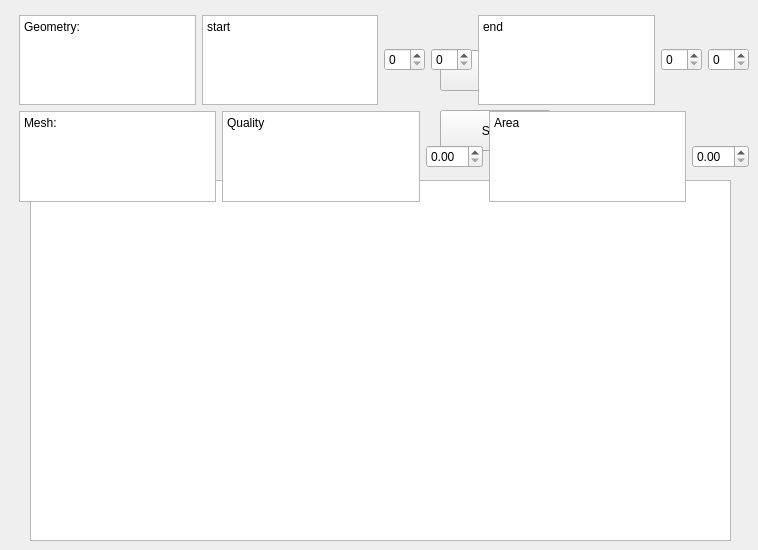
       <widget class="QWidget" name="Domain_Mesh">
        <attribute name="title">
         <string>Domain and Mesh</string>
        </attribute>
        <widget class="QPushButton" name="pushButton_4">
         <property name="geometry">
          <rect>
           <x>440</x>
           <y>50</y>
           <width>111</width>
           <height>41</height>
          </rect>
         </property>
         <property name="text">
          <string>Apply</string>
         </property>
        </widget>
        <widget class="QPushButton" name="pushButton_8">
         <property name="geometry">
          <rect>
           <x>440</x>
           <y>110</y>
           <width>111</width>
           <height>41</height>
          </rect>
         </property>
         <property name="text">
          <string>Save</string>
         </property>
        </widget>
        <widget class="QListView" name="listView_2">
         <property name="geometry">
          <rect>
           <x>30</x>
           <y>180</y>
           <width>701</width>
           <height>361</height>
          </rect>
         </property>
        </widget>
        <widget class="QWidget" name="layoutWidget">
         <property name="geometry">
          <rect>
           <x>19</x>
           <y>15</y>
           <width>730</width>
           <height>187</height>
          </rect>
         </property>
         <layout class="QVBoxLayout" name="verticalLayout_2">
          <item>
           <layout class="QHBoxLayout" name="horizontalLayout">
            <item>
             <widget class="QTextEdit" name="textEdit_3">
              <property name="html">
               <string>&lt;!DOCTYPE HTML PUBLIC &quot;-//W3C//DTD HTML 4.0//EN&quot; &quot;http://www.w3.org/TR/REC-html40/strict.dtd&quot;&gt;
&lt;html&gt;&lt;head&gt;&lt;meta name=&quot;qrichtext&quot; content=&quot;1&quot; /&gt;&lt;style type=&quot;text/css&quot;&gt;
p, li { white-space: pre-wrap; }
&lt;/style&gt;&lt;/head&gt;&lt;body style=&quot; font-family:'SimSun'; font-size:9pt; font-weight:400; font-style:normal;&quot;&gt;
&lt;p style=&quot; margin-top:0px; margin-bottom:0px; margin-left:0px; margin-right:0px; -qt-block-indent:0; text-indent:0px;&quot;&gt;Geometry:&lt;/p&gt;&lt;/body&gt;&lt;/html&gt;</string>
              </property>
             </widget>
            </item>
            <item>
             <widget class="QTextEdit" name="textEdit">
              <property name="html">
               <string>&lt;!DOCTYPE HTML PUBLIC &quot;-//W3C//DTD HTML 4.0//EN&quot; &quot;http://www.w3.org/TR/REC-html40/strict.dtd&quot;&gt;
&lt;html&gt;&lt;head&gt;&lt;meta name=&quot;qrichtext&quot; content=&quot;1&quot; /&gt;&lt;style type=&quot;text/css&quot;&gt;
p, li { white-space: pre-wrap; }
&lt;/style&gt;&lt;/head&gt;&lt;body style=&quot; font-family:'SimSun'; font-size:9pt; font-weight:400; font-style:normal;&quot;&gt;
&lt;p style=&quot; margin-top:0px; margin-bottom:0px; margin-left:0px; margin-right:0px; -qt-block-indent:0; text-indent:0px;&quot;&gt;start&lt;/p&gt;&lt;/body&gt;&lt;/html&gt;</string>
              </property>
             </widget>
            </item>
            <item>
             <widget class="QSpinBox" name="spinBox"/>
            </item>
            <item>
             <widget class="QSpinBox" name="spinBox_3"/>
            </item>
            <item>
             <widget class="QTextEdit" name="textEdit_2">
              <property name="html">
               <string>&lt;!DOCTYPE HTML PUBLIC &quot;-//W3C//DTD HTML 4.0//EN&quot; &quot;http://www.w3.org/TR/REC-html40/strict.dtd&quot;&gt;
&lt;html&gt;&lt;head&gt;&lt;meta name=&quot;qrichtext&quot; content=&quot;1&quot; /&gt;&lt;style type=&quot;text/css&quot;&gt;
p, li { white-space: pre-wrap; }
&lt;/style&gt;&lt;/head&gt;&lt;body style=&quot; font-family:'SimSun'; font-size:9pt; font-weight:400; font-style:normal;&quot;&gt;
&lt;p style=&quot; margin-top:0px; margin-bottom:0px; margin-left:0px; margin-right:0px; -qt-block-indent:0; text-indent:0px;&quot;&gt;end&lt;/p&gt;&lt;/body&gt;&lt;/html&gt;</string>
              </property>
             </widget>
            </item>
            <item>
             <widget class="QSpinBox" name="spinBox_2"/>
            </item>
            <item>
             <widget class="QSpinBox" name="spinBox_4"/>
            </item>
           </layout>
          </item>
          <item>
           <layout class="QHBoxLayout" name="horizontalLayout_3">
            <item>
             <widget class="QTextEdit" name="textEdit_4">
              <property name="html">
               <string>&lt;!DOCTYPE HTML PUBLIC &quot;-//W3C//DTD HTML 4.0//EN&quot; &quot;http://www.w3.org/TR/REC-html40/strict.dtd&quot;&gt;
&lt;html&gt;&lt;head&gt;&lt;meta name=&quot;qrichtext&quot; content=&quot;1&quot; /&gt;&lt;style type=&quot;text/css&quot;&gt;
p, li { white-space: pre-wrap; }
&lt;/style&gt;&lt;/head&gt;&lt;body style=&quot; font-family:'SimSun'; font-size:9pt; font-weight:400; font-style:normal;&quot;&gt;
&lt;p style=&quot; margin-top:0px; margin-bottom:0px; margin-left:0px; margin-right:0px; -qt-block-indent:0; text-indent:0px;&quot;&gt;Mesh:&lt;/p&gt;&lt;/body&gt;&lt;/html&gt;</string>
              </property>
             </widget>
            </item>
            <item>
             <widget class="QTextEdit" name="textEdit_5">
              <property name="html">
               <string>&lt;!DOCTYPE HTML PUBLIC &quot;-//W3C//DTD HTML 4.0//EN&quot; &quot;http://www.w3.org/TR/REC-html40/strict.dtd&quot;&gt;
&lt;html&gt;&lt;head&gt;&lt;meta name=&quot;qrichtext&quot; content=&quot;1&quot; /&gt;&lt;style type=&quot;text/css&quot;&gt;
p, li { white-space: pre-wrap; }
&lt;/style&gt;&lt;/head&gt;&lt;body style=&quot; font-family:'SimSun'; font-size:9pt; font-weight:400; font-style:normal;&quot;&gt;
&lt;p style=&quot; margin-top:0px; margin-bottom:0px; margin-left:0px; margin-right:0px; -qt-block-indent:0; text-indent:0px;&quot;&gt;Quality&lt;/p&gt;&lt;/body&gt;&lt;/html&gt;</string>
              </property>
             </widget>
            </item>
            <item>
             <widget class="QDoubleSpinBox" name="doubleSpinBox"/>
            </item>
            <item>
             <widget class="QTextEdit" name="textEdit_6">
              <property name="html">
               <string>&lt;!DOCTYPE HTML PUBLIC &quot;-//W3C//DTD HTML 4.0//EN&quot; &quot;http://www.w3.org/TR/REC-html40/strict.dtd&quot;&gt;
&lt;html&gt;&lt;head&gt;&lt;meta name=&quot;qrichtext&quot; content=&quot;1&quot; /&gt;&lt;style type=&quot;text/css&quot;&gt;
p, li { white-space: pre-wrap; }
&lt;/style&gt;&lt;/head&gt;&lt;body style=&quot; font-family:'SimSun'; font-size:9pt; font-weight:400; font-style:normal;&quot;&gt;
&lt;p style=&quot; margin-top:0px; margin-bottom:0px; margin-left:0px; margin-right:0px; -qt-block-indent:0; text-indent:0px;&quot;&gt;Area&lt;/p&gt;&lt;/body&gt;&lt;/html&gt;</string>
              </property>
             </widget>
            </item>
            <item>
             <widget class="QDoubleSpinBox" name="doubleSpinBox_2"/>
            </item>
           </layout>
          </item>
         </layout>
        </widget>
       </widget>
